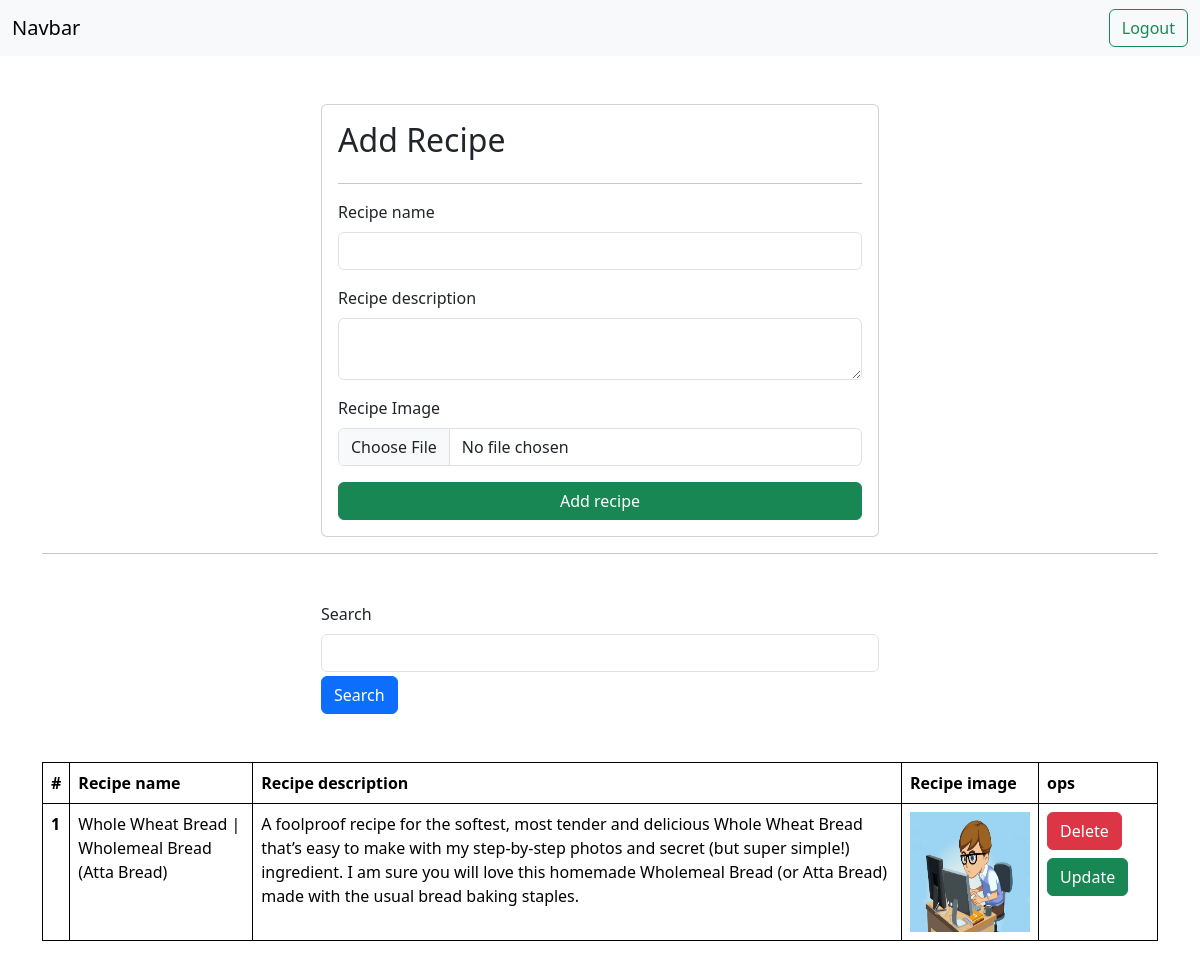
Screenshot of / (signed in) with the database file from the repository.
### pagesetup/models.py (models this page shows)
class Recipe(models.Model):
    user = models.ForeignKey(User,on_delete=models.SET_NULL,null=True,blank=True)
    recipe_name = models.CharField(max_length=100)
    recipe_description = models.TextField()
    recipe_image = models.ImageField(upload_to= "recipes")

### pagesetup/views.py (the view, shortened to what this page needs)
# urls.py: path('', views.index , name = 'index'),
@login_required(login_url ='/login')
def index(request):
    queryset = Recipe.objects.all()
    if request.GET.get('search'):
        queryset = queryset.filter(recipe_name__icontains = request.GET.get('search'))
    context = {
        'recipe' : queryset,
    }
    return render (request , 'index.html' , context)

### templates/index.html (shortened to what this page needs)
{% extends "base.html" %}
{% block start %}
{% load static %}
<div class="container mt-5">
  <form class="col-6 mx-auto card p-3" method="post" enctype="multipart/form-data">
    <h2> Add Recipe </h2>
    <hr>
    <div class="mb-3">
      <label for="exampleInputEmail1" class="form-label"> Recipe name</label>
      <input type="text" class="form-control" name="recipe_name">
    </div>
    <div class="mb-3">
      <label for="exampleInputPassword1" class="form-label"> Recipe description </label>
      <textarea class="form-control" name="recipe_description"></textarea>
    </div>
    <div class="mb-3">
      <label for="exampleInputPassword1" class="form-label"> Recipe Image </label>
      <input type="file" class="form-control" name="recipe_image">
    </div>
    <button type="submit" class="btn btn-success"> Add recipe </button>
  </form>
  <hr>
  <form>
    <div class="mt-5">
      <div class="col-6 mx-auto">
        <div class="mb-1">
          <label for="exampleInputEmail1" class="form-label"> Search </label>
          <input type="text" class="form-control" name="search">
        </div>
        <button class="btn btn-primary"> Search </button>
      </div>
    </div>
  </form>
  <table class="table mt-5">
    <thead>
      <tr>
        <th scope="col">#</th>
        <th scope="col">Recipe name</th>
        <th scope="col">Recipe description</th>
        <th scope="col">Recipe image</th>
        <th scope="col"> ops </th>
      </tr>
    </thead>
    <tbody>
      {% for recipe in recipe %}
      <tr>
        <th scope="row">{{forloop.counter}}</th>
        <td>{{recipe.recipe_name}}</td>
        <td>{{recipe.recipe_description}}</td>
        <td>
          <img src="media/{{recipe.recipe_image}}" style="height: 120px; width: 120px;"></td>
        <td>
          <a href="/delete/{{recipe.id}}"> <button class="btn btn-danger"> Delete </button> </a>
          <a href="/update/{{recipe.id}}"> <button class="btn btn-success mt-2"> Update </button> </a>
        </td>
      </tr>
      {% endfor %}
    </tbody>
  </table>
</div>
{% endblock %}

### templates/base.html (shortened to what this page needs)
<!DOCTYPE html>
<html lang="en">
<head>
  {% load static %}
  <link href="https://cdn.jsdelivr.net/npm/bootstrap@5.3.1/dist/css/bootstrap.min.css" rel="stylesheet">
  <link rel="stylesheet" href="{% static 'css/index1.css'%}">
</head>
<body>
  <nav class="navbar navbar-expand-lg bg-body-tertiary">
    <div class="container-fluid">
      <a class="navbar-brand"> Navbar </a>
        <form class="d-flex" role="search">
          {% if request.user.is_authenticated %}
         <a href="/logout" class="btn btn-outline-success">Logout </a>
         {% else %}
         <a href="/login" class="btn btn-outline-success">Login </a>
         {% endif %}
        </form>
      </div>
  </nav>
    {% block start %}
    {% endblock %}
</body>
</html>

### templates/base.html (style rules this page uses)
table , th, td { border: 1px solid black; }

### rows the page displays
Recipe: recipe_name "Whole Wheat Bread | Wholemeal Bread (Atta Bread)", recipe_description "A foolproof recipe for the softest, most tender and delicious Whole Wheat Bread that’s easy to make with my step-by-step photos and secret (but super simple!) ingredient. I am sure you will love this homemade Wholemeal Bread (or Atta Bread) made with the usual bread baking staples.", recipe_image (picture)
